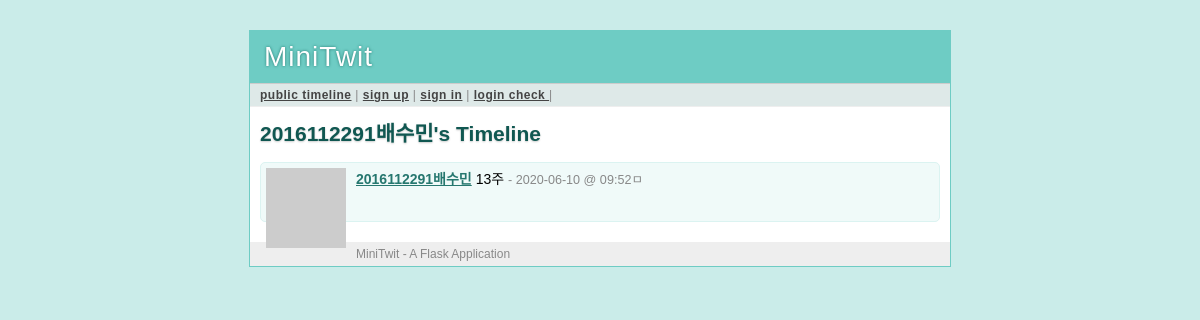
/2016112291배수민, run on the app's committed database.
### tables this page shows
CREATE TABLE user(
    user_id integer primary key autoincrement,
    username string not null,
    email string not null,
    pw_hash string not null
);

CREATE TABLE message (
    message_id integer primary key autoincrement,
    author_id integer not null,
    text string not null,
    pub_date integer
);

### minitwit.py (the view)
@app.route('/<username>')
def user_timeline(username):
    profile_user = query_db('select * from user where username = ?',
                            [username], one = True)
    if profile_user is None:
        abort(404)
    followed = False
    if g.user:
        followed = query_db('''select 1 from follower where
        follower.who_id = ? and follower.whom_id = ?''',
        [session['user_id'], profile_user['user_id']],
        one=True) is not None
    return render_template('timeline.html', messages = query_db('''
    select message.*, user.* from message, user where
    user.user_id = message.author_id and user.user_id = ?
    order by message.pub_date desc limit ?''',
    [profile_user['user_id'], PER_PAGE]), followed=followed,
    profile_user=profile_user)

### minitwit.py (called while the page is built)
def connect_db():
    return sqlite3.connect(app.config['DATABASE'])

@app.before_request
def before_request():
    g.db = connect_db()
    g.user = None
    if 'user_id' in session:
        g.user = query_db('select * from user where user_id = ?', [session['user_id']], one = True)

@app.teardown_request
def teardown_request(exception):
    if hasattr(g, 'db'):
        g.db.close()

def query_db(query, args=(), one = False):
    cur = g.db.execute(query, args)
    rv = [dict((cur.description[idx][0], value) for idx, value in enumerate(row)) for row in cur.fetchall()]
    return (rv[0] if rv else None) if one else rv

def gravatar_url(email, size=80):
    return 'http://www.gravatar.com/avatar/%s?d=identicon&s=%d' % \
           (md5(email.strip().lower().encode('utf-8')).hexdigest(),
            size)

def format_datetime(timestamp):
    return datetime.utcfromtimestamp(timestamp).strftime('%Y-%m-%d @ %H:%M')

### templates/timeline.html (shortened to what this page needs)
{% extends "layout.html" %}
{% block title %}
{% if request.endpoint == 'public_timeline' %}
    Public Timeline
{% elif request.endpoint == 'user_timeline' %}
    {{ profile_user.username }}'s Timeline
{% else %}
    My Timeline
{% endif %}
{% endblock %}
{% block body %}
<h2>{{ self.title() }}</h2>
    <ul class=messages>
        {% for message in messages %}
        <li>
            <img src="{{ message.email|gravatar(size=48) }}">
            <p>
                <strong><a href="{{ url_for('user_timeline', username=message.username) }}">{{ message.username }}</a></strong>
                {{ message.text }}
                <small>- {{ message.pub_date|datetimeformat }}ㅁ</small>
                {% else %}
        </li>
        <li><em>There's no message so far.</em>
            {% endfor %}
        </li>
    </ul>
{% endblock %}

### static/style.css (style rules this page uses)
a { color: #26776F; }
div.page h2 { margin: 0 0 15px 0; color: #105751; text-shadow: 0 1px 2px #ccc; }
div.page ul.messages { list-style: none; margin: 0; padding: 0; }
div.page ul.messages li { margin: 10px 0; padding: 5px; background: #F0FAF9; border: 1px solid #DBF3F1; -moz-border-radius: 5px; -webkit-border-radius: 5px; min-height: 48px; }
div.page ul.messages p { margin: 0; }
div.page ul.messages li img { float: left; padding: 0 10px 0 0; }
div.page ul.messages li small { font-size: 0.9em; color: #888; }

### data on the page
user: username "2016112291배수민"
message: username "2016112291배수민", text "13주", pub_date "2020-06-10 @ 09:52"
